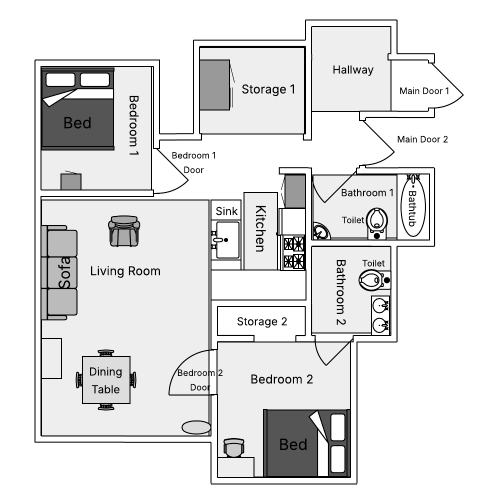
#> input picture blender/house_layout_reference2.png, 993 x 1008 px (shown at 1/2 size)
$ python test_actor_sizes.py   (older library calls are emulated)
#> lines starting #> are read from the running program, lines starting #| are printed output that depends on the picture
### map/position_mapper.py
#!/usr/bin/env python3
"""
Dynamic Actor Position Mapping System for VESPER Navigation

This module creates dynamic maps showing the actor's current position on the house layout,
providing enhanced spatial awareness for VLM navigation decisions.

Features:
- Overlay actor position marker on house layout
- Track movement history and path
- Generate position-aware maps for VLM analysis
- Support different map styles (current position, path history, target areas)
"""

import os
import sys
import json
import time
import math
from datetime import datetime
from PIL import Image, ImageDraw, ImageFont
import numpy as np

class VESPERPositionMapper:
    """Dynamic mapping system for VESPER actor position visualization"""

    def __init__(self, house_layout_path=None, map_output_dir=None):
        """Initialize the position mapper

        Args:
            house_layout_path: Path to house_layout_reference2.png
            map_output_dir: Directory to save generated maps
        """
        # Set up paths
        if map_output_dir is None:
            map_output_dir = os.path.join(os.path.dirname(__file__), "generated_maps")

        self.map_output_dir = map_output_dir
        os.makedirs(self.map_output_dir, exist_ok=True)

        # Load base house layout
        if house_layout_path is None:
            # Default path relative to project structure
            house_layout_path = os.path.join(
                os.path.dirname(os.path.dirname(__file__)),
                "blender",
                "house_layout_reference2.png"
            )

        self.house_layout_path = house_layout_path
        self.base_map = None
        self.map_width = 800
        self.map_height = 600

        # Actor tracking
        self.current_position = [0, 0]
        self.position_history = []
        self.current_room = "UNKNOWN"
        self.target_room = "UNKNOWN"
        self.current_task = ""

        # Map generation settings
        self.actor_marker_size = 40  # Increased from 12 to make human figure bigger
        self.path_line_width = 3
        self.room_label_font_size = 16

        # Colors (RGB)
        self.colors = {
            'actor_current': (255, 0, 0),      # Red - current position
            'actor_history': (255, 165, 0),    # Orange - position history
            'path_line': (0, 255, 0),          # Green - movement path
            'target_area': (0, 0, 255),        # Blue - target room highlight
            'text_bg': (255, 255, 255),        # White - text background
            'text_fg': (0, 0, 0),              # Black - text foreground
        }

        # Load and prepare base map
        self._load_base_map()

        print(f"≡ƒôì VESPER Position Mapper initialized")
        print(f"≡ƒù║∩╕Å Base map: {os.path.basename(self.house_layout_path) if self.house_layout_path else 'None'}")
        print(f"≡ƒôü Output directory: {self.map_output_dir}")

    def _load_base_map(self):
        """Load and prepare the base house layout image"""
        try:
            if self.house_layout_path and os.path.exists(self.house_layout_path):
                self.base_map = Image.open(self.house_layout_path).convert('RGB')
                self.map_width, self.map_height = self.base_map.size
                print(f"Γ£à Base map loaded: {self.map_width}x{self.map_height}")
            else:
                print(f"ΓÜá∩╕Å House layout not found: {self.house_layout_path}")
                print("≡ƒô¥ Creating blank map template")
                self._create_blank_map()
        except Exception as e:
            print(f"Γ¥î Error loading base map: {e}")
            self._create_blank_map()

    # [21 lines left out: function _create_blank_map, not called in this run]

    def update_actor_position(self, world_x, world_y, room=None, task=None, target_room=None, orientation=None):
        """Update actor's current position and context

        Args:
            world_x: Actor's world X coordinate from BGE
            world_y: Actor's world Y coordinate from BGE
            room: Current room name (optional)
            task: Current task name (optional)
            target_room: Target room for current task (optional)
            orientation: Actor's facing angle in radians (optional)
        """
        # Debug logging for orientation
        if orientation is not None:
            import math
            print(f"≡ƒº¡ DEBUG Orientation: {orientation:.4f} rad = {math.degrees(orientation):.1f}┬░")

        # Convert world coordinates to map coordinates
        map_x, map_y = self._world_to_map_coordinates(world_x, world_y)

        # Store previous position in history
        if self.current_position != [0, 0]:
            self.position_history.append({
                'position': self.current_position.copy(),
                'room': self.current_room,
                'timestamp': time.time(),
                'orientation': getattr(self, 'current_orientation', None)
            })

        # Update current state
        self.current_position = [map_x, map_y]
        if room:
            self.current_room = room
        if task:
            self.current_task = task
        if target_room:
            self.target_room = target_room
        if orientation is not None:
            self.current_orientation = orientation

        orientation_deg = orientation * (180 / 3.14159) if orientation is not None else 0
        print(f"≡ƒôì Actor position updated: World({world_x:.2f}, {world_y:.2f}) ΓåÆ Map({map_x}, {map_y}), Facing: {orientation_deg:.1f}┬░")
        print(f"≡ƒÅá Current room: {self.current_room} | Target: {self.target_room}")

    def _world_to_map_coordinates(self, world_x, world_y):
        """Convert BGE world coordinates to map pixel coordinates

        This function needs to be calibrated based on your specific house model
        and the coordinate system used in BGE vs the house layout image.
        """

        # CALIBRATION NEEDED: These values should be adjusted based on your house
        # You'll need to determine the relationship between BGE world coords and map pixels

        # Example calibration (adjust these values):
        world_bounds = {
            'min_x': -10.0,   # Leftmost world coordinate
            'max_x': 10.0,    # Rightmost world coordinate
            'min_y': -8.0,    # Bottom world coordinate (BGE Y)
            'max_y': 8.0,     # Top world coordinate (BGE Y)
        }

        # Map the world coordinates to map pixel coordinates
        normalized_x = (world_x - world_bounds['min_x']) / (world_bounds['max_x'] - world_bounds['min_x'])
        normalized_y = (world_y - world_bounds['min_y']) / (world_bounds['max_y'] - world_bounds['min_y'])

        # Convert to map pixel coordinates
        map_x = int(normalized_x * self.map_width)
        map_y = int((1.0 - normalized_y) * self.map_height)  # Flip Y axis (image coords)

        # Clamp to map bounds
        map_x = max(0, min(self.map_width - 1, map_x))
        map_y = max(0, min(self.map_height - 1, map_y))

        return map_x, map_y

    # [91 lines left out: functions generate_current_position_map, _draw_position_history, _draw_footprint, not called in this run]

    def _draw_current_position_marker(self, draw):
        """Draw the current actor position marker with orientation arrow"""
        if self.current_position == [0, 0]:
            return

        x, y = self.current_position
        size = self.actor_marker_size

        # Draw orientation arrow/triangle showing facing direction
        orientation = getattr(self, 'current_orientation', 0)
        self._draw_orientation_arrow(draw, x, y, size, orientation)

        # Add position label
        self._draw_position_label(draw, x, y)

    # [80 lines left out: functions _draw_human_indicator, _draw_direction_arrow, not called in this run]

    def _convert_bge_to_screen_coordinates(self, orientation_radians):
        """Convert BGE Game Engine orientation to map screen coordinates

        CRITICAL: Two different coordinate systems need to be synchronized:

        1. BGE GAME ENGINE SYSTEM (First-person navigation):
           - Actor turns LEFT/RIGHT and moves FORWARD (like real person)
           - Z-axis rotation: 0 = facing +Y direction (Blender forward)
           - This is how the actor actually moves in the game

        2. MAP COORDINATE SYSTEM (VLM spatial understanding):
           - Uses NORTH/SOUTH/EAST/WEST for clear spatial reference
           - Screen coordinates: 0┬░ = North (up), 90┬░ = East (right)
           - This helps VLM understand layout and directions

        CONVERSION STRATEGY:
        - BGE forward (+Y) should map to NORTH (up on screen)
        - Need to account for coordinate system differences between Game Engine and Editor
        - Based on the images: actor faces sofa (should be WEST) but shows as EAST
        - This indicates we need to flip the direction by ╧Ç (180┬░)
        """

        # COORDINATE SYSTEM ANALYSIS from the provided images:
        # - First-person view: Actor faces sofa (this should be WEST on map)
        # - Current map: Shows arrow pointing EAST (wrong direction)
        # - Test results show we need different conversion logic

        # FINAL SOLUTION based on coordinate system analysis:
        # BGE coordinate system needs to be mapped to screen coordinates as follows:
        # BGE 0┬░ (forward) ΓåÆ WEST (270┬░ on screen)
        # BGE 90┬░ (left) ΓåÆ NORTH (0┬░ on screen)
        # BGE 180┬░ (back) ΓåÆ EAST (90┬░ on screen)
        # BGE 270┬░ (right) ΓåÆ SOUTH (180┬░ on screen)

        # Mathematical conversion: rotate by 3╧Ç/2 and negate angle
        screen_angle = (3 * math.pi / 2) - orientation_radians

        # Normalize angle to [0, 2╧Ç] range
        while screen_angle < 0:
            screen_angle += 2 * math.pi
        while screen_angle >= 2 * math.pi:
            screen_angle -= 2 * math.pi

        return screen_angle

    def _draw_orientation_arrow(self, draw, x, y, size, orientation_radians):
        """Draw a large orientation arrow/triangle showing actor's facing direction

        Args:
            draw: PIL ImageDraw object
            x, y: Center position on map
            size: Base size for the arrow
            orientation_radians: Actor's facing angle in radians (0 = East, ╧Ç/2 = North in BGE)
        """
        import math

        # Arrow dimensions (smaller size)
        arrow_length = size * 1.3  # Reduced from 2.0
        arrow_width = size * 0.8   # Reduced from 1.2

        # COORDINATE SYSTEM SYNCHRONIZATION FIX:
        # Convert Game Engine orientation to Map coordinates
        angle = self._convert_bge_to_screen_coordinates(orientation_radians)

        # ENHANCED DEBUG: Show detailed coordinate conversion
        orientation_deg = math.degrees(orientation_radians)
        screen_deg = math.degrees(angle)

        # Determine facing direction for verification
        direction_name = "UNKNOWN"
        if 315 <= screen_deg or screen_deg < 45:
            direction_name = "NORTH (Γåæ)"
        elif 45 <= screen_deg < 135:
            direction_name = "EAST (ΓåÆ)"
        elif 135 <= screen_deg < 225:
            direction_name = "SOUTH (Γåô)"
        elif 225 <= screen_deg < 315:
            direction_name = "WEST (ΓåÉ)"

        print(f"≡ƒº¡ BGE Raw Orientation: {orientation_radians:.4f} rad = {orientation_deg:.1f}┬░")
        print(f"≡ƒÄ¿ Map Display Angle: {angle:.4f} rad = {screen_deg:.1f}┬░ ΓåÆ {direction_name}")
        print(f"≡ƒöä Coordinate System: Game Engine ΓåÆ Map Conversion Applied")

        # Calculate arrow points (triangle)
        # Tip of arrow
        tip_x = x + arrow_length * math.cos(angle)
        tip_y = y + arrow_length * math.sin(angle)

        # DEBUG: Show arrow tip position
        print(f"≡ƒÄ¿ Arrow tip: ({tip_x:.1f}, {tip_y:.1f}) relative to center ({x}, {y})")

        # Base corners (perpendicular to direction)
        perp_angle_1 = angle + math.pi * 0.75  # 135┬░ from direction
        perp_angle_2 = angle - math.pi * 0.75  # -135┬░ from direction

        base_1_x = x + arrow_width * math.cos(perp_angle_1)
        base_1_y = y + arrow_width * math.sin(perp_angle_1)

        base_2_x = x + arrow_width * math.cos(perp_angle_2)
        base_2_y = y + arrow_width * math.sin(perp_angle_2)

        # Draw filled triangle
        points = [
            (int(tip_x), int(tip_y)),
            (int(base_1_x), int(base_1_y)),
            (int(base_2_x), int(base_2_y))
        ]

        # Pure RED arrow with red outline (no black!)
        draw.polygon(points, fill=(255, 0, 0), outline=(255, 0, 0), width=3)

        # Draw center circle (smaller) - also pure red
        circle_radius = int(size * 0.4)  # Reduced from 0.6
        draw.ellipse([
            x - circle_radius, y - circle_radius,
            x + circle_radius, y + circle_radius
        ], fill=(255, 0, 0), outline=(255, 0, 0), width=2)

    def _draw_position_label(self, draw, x, y):
        """Draw position label next to the human indicator"""
        try:
            font = ImageFont.load_default()

            # Position text
            label_text = f"ACTOR"
            if self.current_room != "UNKNOWN":
                label_text += f"\n{self.current_room}"

            # Calculate label position (offset from human figure)
            label_x = x + self.actor_marker_size + 5
            label_y = y - 10

            # Draw background for text
            text_size = draw.textsize(label_text, font=font)
            text_bg_padding = 2

            draw.rectangle([
                label_x - text_bg_padding,
                label_y - text_bg_padding,
                label_x + text_size[0] + text_bg_padding,
                label_y + text_size[1] + text_bg_padding
            ], fill=(255, 255, 255, 200), outline=(0, 0, 0), width=1)

            # Draw text
            draw.text((label_x, label_y), label_text, fill=(0, 0, 0), font=font)

        except Exception as e:
            # Fallback: simple text
            draw.text((x + 10, y - 5), "ACTOR", fill=(0, 0, 0))

    # [70 lines left out: function _draw_info_overlay, not called in this run]

    def generate_navigation_context_map(self):
        """Generate a map specifically for VLM navigation context

        This creates a clean map with current position and target area highlighted
        for optimal VLM analysis.

        Returns:
            Path to generated navigation context map
        """
        if not self.base_map:
            return None

        # Create clean copy for navigation
        map_image = self.base_map.copy()
        draw = ImageDraw.Draw(map_image)

        # Highlight target room area if known
        self._highlight_target_area(draw)

        # Draw simplified path (last few positions only)
        if len(self.position_history) > 0:
            recent_positions = self.position_history[-3:]  # Last 3 positions
            for pos_data in recent_positions:
                x, y = pos_data['position']
                draw.ellipse([x-3, y-3, x+3, y+3], fill=self.colors['actor_history'])

        # Draw prominent current position
        self._draw_current_position_marker(draw)

        # Add minimal info overlay
        self._draw_minimal_info_overlay(draw)

        # Save navigation context map with sequential numbering
        map_number = self._get_next_map_number()
        filename = f"navigation_context_{map_number:03d}.png"
        output_path = os.path.join(self.map_output_dir, filename)

        map_image.save(output_path)
        print(f"≡ƒº¡ Navigation context map generated: {filename}")

        # PRESERVE ALL MAPS: Cleanup disabled to keep complete navigation history
        # To re-enable cleanup, uncomment the line below:
        # self._cleanup_old_maps(keep_last=10)

        return output_path

    def _highlight_target_area(self, draw):
        """Highlight the target room area on the map"""
        # This would need to be customized based on your house layout
        # For now, we'll add a simple target room indicator
        if self.target_room and self.target_room != "UNKNOWN":
            # Add target room highlight logic here
            # This requires knowing the room boundaries on the map
            pass

    def _draw_minimal_info_overlay(self, draw):
        """Draw minimal info overlay for navigation context"""
        try:
            font = ImageFont.load_default()

            info_text = f"Current: {self.current_room} ΓåÆ Target: {self.target_room}"
            draw.text((10, self.map_height - 25), info_text, fill=(0, 0, 0), font=font)

        except Exception as e:
            print(f"ΓÜá∩╕Å Error drawing minimal overlay: {e}")

    # [24 lines left out: function save_position_data, not called in this run]

    def _get_next_map_number(self):
        """Get the next sequential map number based on existing files"""
        try:
            if not os.path.exists(self.map_output_dir):
                return 1

            # Find all navigation context maps with numbers
            existing_numbers = []
            for filename in os.listdir(self.map_output_dir):
                if filename.startswith("navigation_context_") and filename.endswith(".png"):
                    # Extract number from filename like navigation_context_001.png
                    try:
                        number_part = filename.replace("navigation_context_", "").replace(".png", "")
                        if number_part.isdigit():
                            existing_numbers.append(int(number_part))
                    except:
                        continue

            # Return next number in sequence
            if existing_numbers:
                return max(existing_numbers) + 1
            else:
                return 1

        except Exception as e:
            print(f"ΓÜá∩╕Å Error getting map number, using 1: {e}")
            return 1

    # [88 lines left out: functions _cleanup_old_maps, manual_cleanup_maps, not called in this run]

# Convenience functions for easy integration
def create_position_mapper(house_layout_path=None):
    """Create a new position mapper instance"""
    return VESPERPositionMapper(house_layout_path)

# [18 lines left out: function generate_position_map, not called in this run]

# [29 lines that do not run on import are left out]

### test_actor_sizes.py
#!/usr/bin/env python3
"""
Test to compare different actor sizes
"""

import os
import sys

# Add the project root to Python path
sys.path.append(os.path.dirname(os.path.abspath(__file__)))

from map.position_mapper import VESPERPositionMapper


def test_actor_sizes():
    """Test different actor sizes to show the difference"""

    print("🎭 Testing Different Actor Sizes")
    print("=" * 40)

    # Test different sizes
    sizes_to_test = [
        (12, "Original size"),
        (16, "Medium size"),
        (20, "Current size (bigger)"),
        (24, "Extra large size")
    ]

    house_layout_path = "blender/house_layout_reference2.png"

    for size, description in sizes_to_test:
        print(f"\n🧑 Testing {description} (size={size})...")

        # Create mapper with custom size
        mapper = VESPERPositionMapper(house_layout_path)
#| Γ£à Base map loaded: 993x1008
        mapper.actor_marker_size = size  # Override size

        # Set a test position in the center
        mapper.update_actor_position(
            world_x=0.0,
            world_y=0.0,
            room=f"TestRoom_Size{size}",
            task=f"Testing actor size {size}",
            target_room="Target"
        )
#| ≡ƒôì Actor position updated: World(0.00, 0.00) ΓåÆ Map(496, 504), Facing: 0.0┬░

        # Set direction
        mapper.direction = 45

        # Generate map with this size
        map_path = mapper.generate_navigation_context_map()
#| ≡ƒÄ¿ Arrow tip: (496.0, 488.4) relative to center (496, 504)
#> in generate_navigation_context_map, `map_image.save(output_path)`:
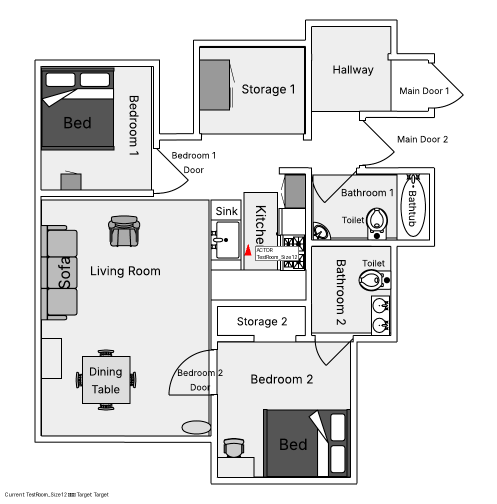
#> saved as navigation_context_008.png: PIL image 993x1008 RGB (shown at 1/2 size); mean R, G, B 226.6, 226.5, 226.5

        if map_path:
            new_name = f"size_test_{size}_{os.path.basename(map_path)}"
            new_path = os.path.join(os.path.dirname(map_path), new_name)

            try:
                os.rename(map_path, new_path)
                print(f"  ✅ Generated: {new_name}")
            except Exception as e:
                print(f"  ⚠️ Generated: {os.path.basename(map_path)} (rename failed: {e})")
        else:
            print(f"  ❌ Failed to generate map")

    print(f"\n📊 Size Comparison Complete!")
    print(f"Check the generated maps to see the size differences:")
    print(f"  - size_test_12_*.png (Original size)")
    print(f"  - size_test_16_*.png (Medium size)")
    print(f"  - size_test_20_*.png (Current bigger size)")
    print(f"  - size_test_24_*.png (Extra large size)")


if __name__ == "__main__":
    test_actor_sizes()
